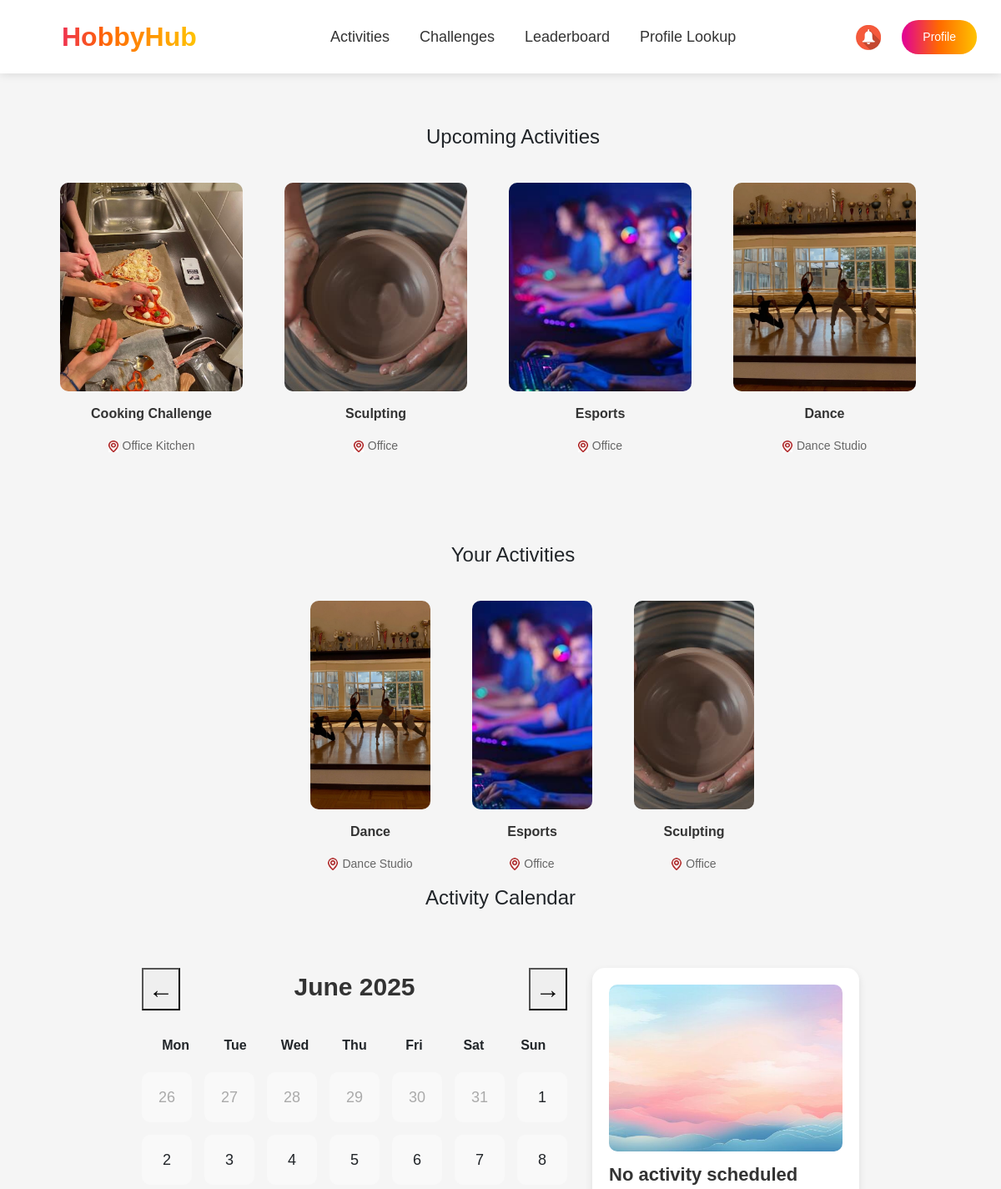
The page /user/ (signed in, upper part) on the database as committed earlier.
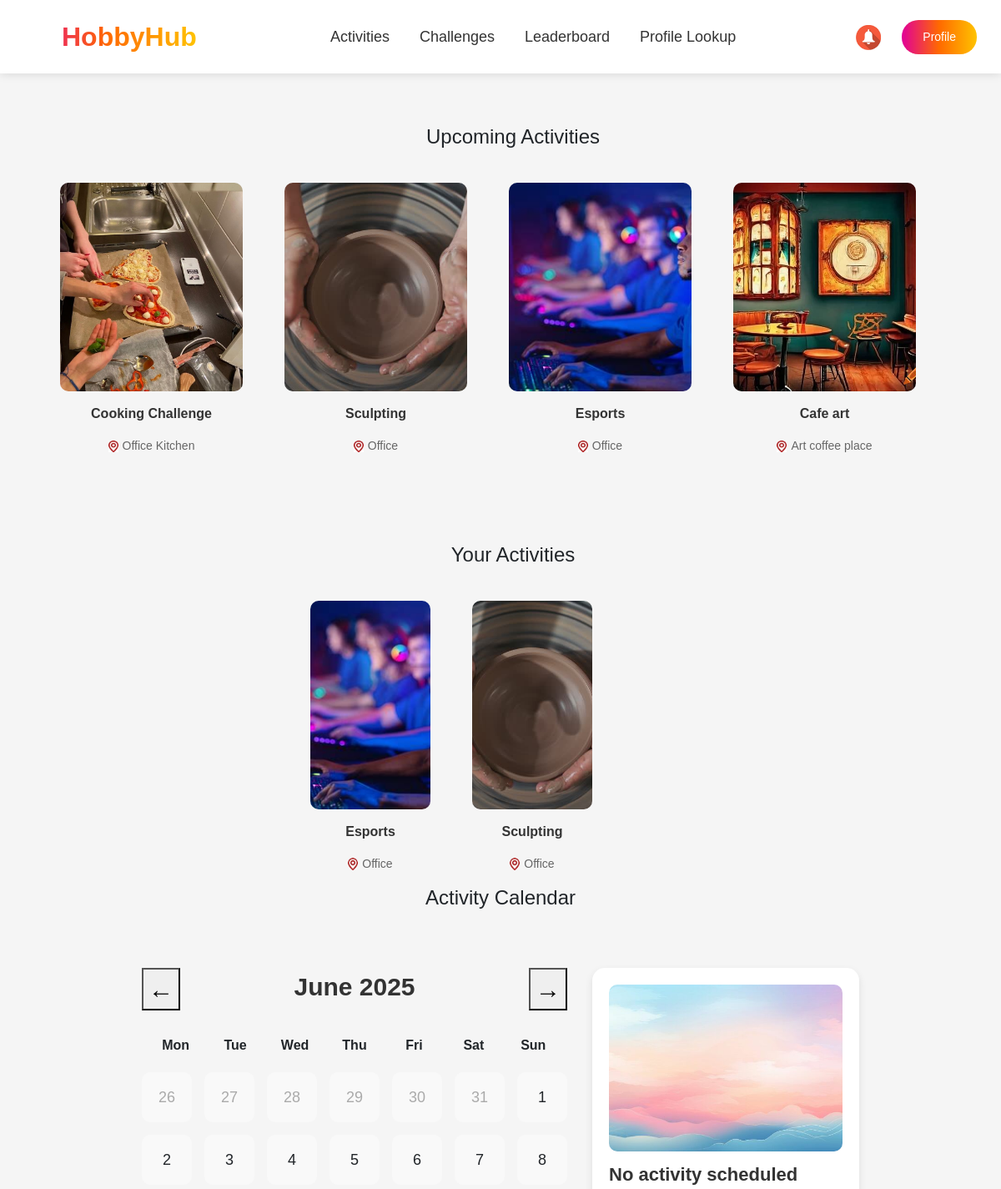
The same page on the database as committed later.
### events/models.py (models this page shows, shortened)
class Event(models.Model):
    title = models.CharField(max_length=150)
    description = models.TextField()
    location = models.CharField(max_length=250)
    date = models.DateField()
    time = models.TimeField()
    hobbies = models.ManyToManyField(Hobby, related_name='events')
    image = models.ImageField(upload_to='event_images/', null=True, blank=True)
    company = models.ForeignKey(
        Company,
        to_field='company_id',
        on_delete=models.CASCADE,
        related_name='events',
        verbose_name="Company"
    )
    diamonds = models.IntegerField(default=0, verbose_name="Diamonds")
    quota = models.IntegerField(default=10, verbose_name="Quota")
    participants = models.ManyToManyField(Employee, related_name='events', blank=True)

### events/views.py (the view)
# urls.py: path('user/', user_view, name='user_view'),
@role_required("employee")
@approval_required
def user_view(request):
    nickname = request.session.get("nickname")
    if not nickname:
        return redirect("sign_in")
    try:
        employee = Employee.objects.get(nickname=nickname)
    except Employee.DoesNotExist:
        return redirect("sign_in")
    company_events = Event.objects.filter(company=employee.company)
    registered_events = employee.events.all()
    events_json = serialize('json', company_events, fields=('title', 'date', 'location', 'image'))
    events_data = json.loads(events_json)
    return render(request, 'user.html', {
        'events': company_events,  # Все события компании
        'registered_events': registered_events,  # События, на которые сотрудник зарегистрировался
        'events_data': events_data,
    })

### events/views.py (called while the page is built)
def role_required(role):
    def decorator(view_func):
        @wraps(view_func)
        def wrapper(request, *args, **kwargs):
            if role == "employee" and not request.session.get("nickname"):
                return redirect(f"/sign_in/?next={request.get_full_path()}")
            if role == "organizer" and not request.session.get("company_id"):
                return redirect(f"/sign_in/?next={request.get_full_path()}")
            return view_func(request, *args, **kwargs)
        return wrapper
    return decorator

def approval_required(view_func):
    @wraps(view_func)
    def _wrapped_view(request, *args, **kwargs):
        nickname = request.session.get("nickname")
        if not nickname:
            return redirect("sign_in")
        user = Employee.objects.filter(nickname=nickname).first()
        if not user or not user.is_approved:
            return redirect("")
        return view_func(request, *args, **kwargs)
    return _wrapped_view

### events/templates/user.html (shortened to what this page needs)
{% extends "user_base.html" %}
{% load static %}
{% block extra_css %}
    {% load static %}
    <link rel="stylesheet" href="https://cdn.jsdelivr.net/npm/bootstrap@5.3.0/dist/css/bootstrap.min.css">
    <link rel="stylesheet" href="{% static 'css/all.css' %}">
    <link href="https://fonts.cdnfonts.com/css/gilroy-bold" rel="stylesheet">
    <link rel="stylesheet" href="https://cdn.jsdelivr.net/npm/swiper/swiper-bundle.min.css">
    <link rel="stylesheet" href="{% static 'css/sass_styles.css' %}">
{% endblock %}
{% block content %}
    <section class="activities">
        <h2 class="title text-center">Upcoming Activities</h2>
        <div class="swiper-container">
            <div class="swiper-wrapper">
                {% for event in events %}
                <div class="swiper-slide" >
                    <a href="{% url 'activity_details' event.id %}" class="event-link">
                    <img class="actphoto" src="{{ event.image.url }}" alt="{{ event.title }} ">
                    <p class="ptitle">{{ event.title }}</p>
                    <div class="location-part">
                        <img src="{% static 'images/locationpoint.jpg' %}" alt="Location">
                        <p class="plocat"> {{ event.location }}</p>
                    </div>
                </a>
                </div>
            {% endfor %}
            </div>
        </div>
    </section>
    <section class="activities-your activities">
        <h2 class="title text-center">Your Activities</h2>
        <div class="swiper-container your-act">
            <div class="swiper-wrapper">
                {% if registered_events %}
                    {% for event in registered_events %}
                    <div class="swiper-slide">
                        <img class="actphoto" src="{{ event.image.url }}" alt="{{ event.title }}">
                        <p class="ptitle">{{ event.title }}</p>
                        <div class="location-part">
                            <img src="{% static 'images/locationpoint.jpg' %}" alt="Location">
                            <p class="plocat"> {{ event.location }}</p>
                        </div>
                    </div>
                    {% endfor %}
                {% else %}
                    <div class="no-events-message text-center">
                        <p>You haven't booked any activities yet.</p>
                        <a href="{% url 'user_activities' %}" class="btn btn-gradient">Book Now</a>
                    </div>
                {% endif %}
            </div>
        </div>
    </section>
    <h2 class="title text-center">Activity Calendar</h2>
    <div class="calendar-container">
        <div class="calendar">
            <div class="calendar-header">
                <button class="prev-month">←</button>
                <div class="current-month-year"></div>
                <button class="next-month">→</button>
            </div>
            <div class="calendar-weekdays">
            </div>
            <div class="calendar-grid"></div>
        </div>
        <div class="activity-details">
            <img id="activity-image" src="{% static 'images/img0.png' %}" alt="Activity Image">
            <h3 id="activity-title">No activity scheduled</h3>
        </div>
    </div>
{% endblock %}

Rows that differ between the two databases and show on the page:
removed Event: image (picture), title "Dance", location "Dance Studio"
now on this page (row edited): Event: image (picture), title "Cafe art", location "Art coffee place", shown under "Upcoming Activities"
